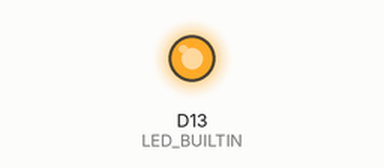
A sketch run on a simulated Arduino Nano 33 IoT. On the bench: output pins drawn as LEDs (lit = HIGH). Nothing arrives over Bluetooth unless stated; a phone connects over Bluetooth LE 3 s after start.

Above: at 3.1 s.
Timing chart, 0 to 4.6 s (numbered marks = the images above):
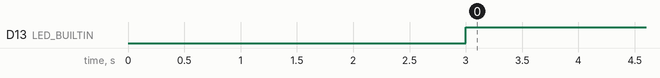

Measured:
- by itself, D13 (LED_BUILTIN): LOW → HIGH at 3.0 s

The sketch:

ble_connect.ino
```cpp
// BLE
#include <ArduinoBLE.h>
#include <Arduino_LSM6DS3.h>

// Create BLEService
BLEService sensorsService("19b10000-e8f2-537e-4f6c-d104768a1214");

// Create some characteristics to be added to the sensorsService
BLEIntCharacteristic numTestCharacteristic("19b10001-e8f2-537e-4f6c-d104768a1214", BLENotify | BLERead);

void updateData(){
    numTestCharacteristic.writeValue(2);
}

void setup(){
    // Enable the BLE capabilities, Serial port, led and sensor
    pinMode(LED_BUILTIN, OUTPUT);
    BLE.begin();

    // Set “Arduino Nano 33 BLE sense” as a device name and local name
    BLE.setDeviceName("Arduino Nano 33 BLE Sense");
    BLE.setLocalName("Arduino Nano 33 BLE Sense");

    // Add all the characteristic to the service
    sensorsService.addCharacteristic(numTestCharacteristic);

    // Add the services to the device
    BLE.addService(sensorsService);

    // Start advertising
    BLE.advertise();
}

void loop(){
    BLE.advertise();
    digitalWrite(LED_BUILTIN, LOW);

    while(!BLE.connected());
    digitalWrite(LED_BUILTIN, HIGH);

    while(BLE.connected()){
        updateData();
    }
}
```
